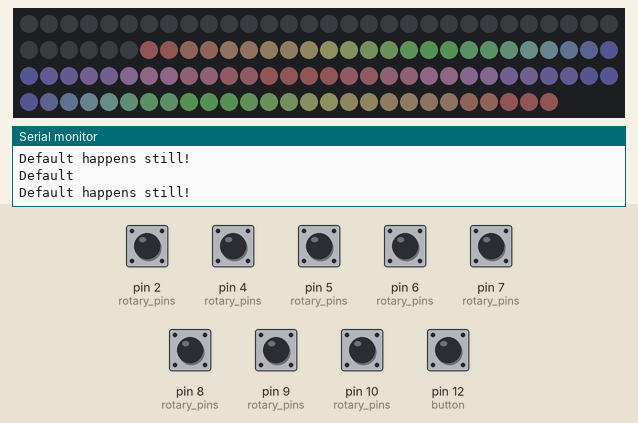
Bench run of a sketch on a simulated Arduino Uno, built with avr-gcc and run on an emulated ATmega328P. Shown: 117 RGB LEDs in strip order, left to right, continuing on the next row, the last lines printed to the serial monitor. The test bench sets the inputs (shaded band); at power-on: pin 2 (rotary_pins), pin 4 (rotary_pins), pin 5 (rotary_pins), pin 6 (rotary_pins), pin 7 (rotary_pins), pin 8 (rotary_pins), pin 9 (rotary_pins), pin 10 (rotary_pins), pin 12 (button) HIGH. Dim RGB values are drawn brighter than linear; random numbers use the default seed unless the sketch sets one.

Above: at 1.2 s.
1.3 s: pin 2 (rotary_pins) pulled LOW for 0.15 s
2.0 s: pin 4 (rotary_pins) pulled LOW for 0.15 s
2.7 s: pin 5 (rotary_pins) pulled LOW for 0.15 s
At 3.17 s:
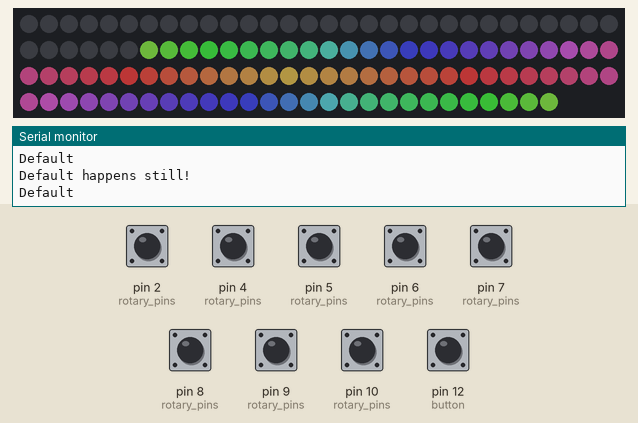
3.4 s: pin 7 (rotary_pins) pulled LOW for 0.15 s
4.1 s: pin 12 (button) pulled LOW for 0.15 s
At 4.42 s:
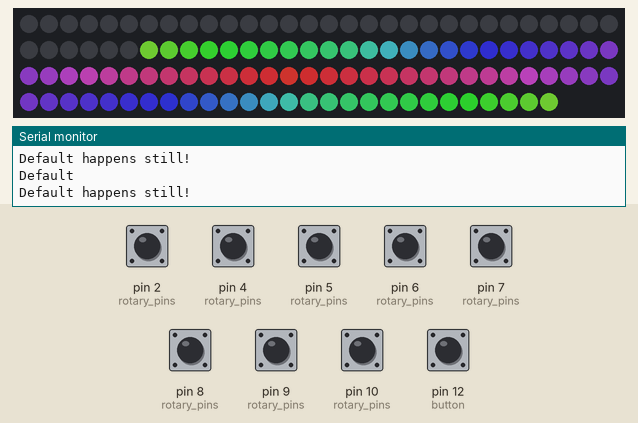
4.8 s: pin 8 (rotary_pins) pulled LOW for 0.15 s
At 4.99 s:
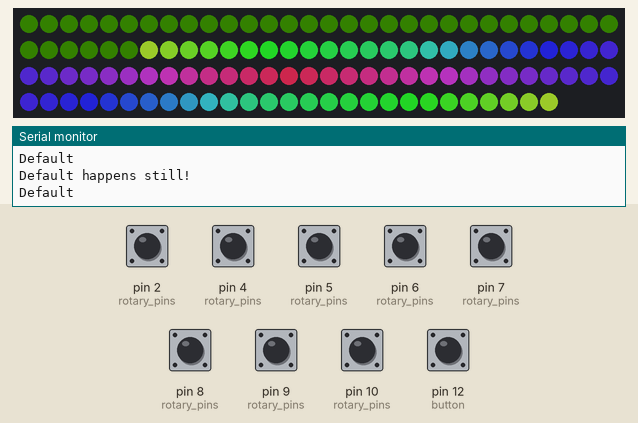
At 5.63 s:
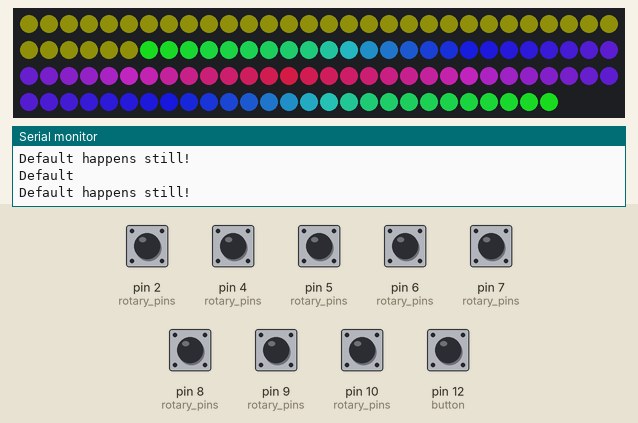
Timing chart, 0 to 7.8 s (numbered marks = the images above; inputs shaded):
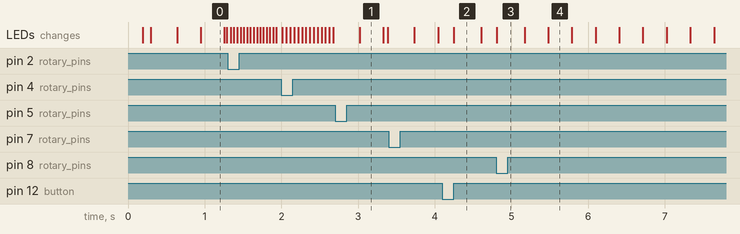

The sketch:

na_escade_light.ino
```cpp
#include <FastLED.h>
#include "buttons.h"
#include "rotaryswitch.h"
#include "easer.h"

// How many leds in your strip?
#define NUM_LEDS 117
#define DATA_PIN 3

Button button = Button(12);
// Pins         Mode  1  2  3  4  5  6  7  8
int rotary_pins[8] = {8, 7, 6, 5, 4, 2, 9, 10};
RotarySwitch rotary = RotarySwitch(rotary_pins);
enum ColorMode {
  static_colors,
  animate_hue,
  moving_stripes,
  blinking,
  flashing,
};

uint8_t on_air = 0;

float on_air_variation, on_air_variation_goal = 0;
float on_air_hue, on_air_hue_goal = 0;
float on_air_hue_increment, on_air_hue_increment_goal = 0;
uint8_t on_air_sat, on_air_sat_goal = 255;
uint8_t on_air_brightness, on_air_brightness_goal = 0;
ColorMode on_air_color_mode = ColorMode::static_colors;
Easer on_air_hue_easer, on_air_hue_increment_easer, on_air_sat_easer, on_air_brightness_easer, on_air_variation_easer;

float color_variation = 1020;
float color_variation_goal = color_variation;
float color_hue, color_hue_goal = 0;
float color_hue_increment, color_hue_increment_goal = 1;
uint8_t color_sat, color_sat_goal = 255;
uint8_t color_brightness = 0;
uint8_t color_brightness_goal = 255;
ColorMode color_color_mode = ColorMode::animate_hue;
Easer color_hue_easer, color_hue_increment_easer, color_sat_easer, color_brightness_easer, color_variation_easer;

// Define the array of leds
CRGB leds[NUM_LEDS];

int span, j;
float x;


void toggle_on_air() {
  Serial.print("Toggle ");
  Serial.print(on_air);
  Serial.print(" -> ");
  if (on_air == 0) { on_air = 1; on_air_brightness_goal = 255; }
  else { on_air = 0; on_air_brightness_goal = 0; }
  Serial.println(on_air);
}

void mode1() {
  Serial.println("mode 1: Pink");
  color_hue_goal = 240;
  color_hue = color_hue_goal;
  color_variation_goal = 0;
  color_brightness_goal = 255;
  color_sat_goal = 255;
  color_hue_increment_goal = 0;
  color_hue_increment = 0;
  color_color_mode = ColorMode::static_colors;

  on_air_hue_goal = 0;
  on_air_variation_goal = 0;
  on_air_brightness_goal = 255 * on_air;
  on_air_sat_goal = 255;
  on_air_hue_increment_goal = 0;
  on_air_hue_increment = 0;
  on_air_color_mode = ColorMode::static_colors;
}
void mode2() {
  Serial.println("mode 2: Sierra Gradient with Pink");
  color_hue_goal = 20;
  color_hue = color_hue_goal;
  color_variation_goal = 100;
  color_brightness_goal = 255;
  color_sat_goal = 255;
  color_hue_increment_goal = 0;
  color_hue_increment = 0;
  color_color_mode = ColorMode::static_colors;

  on_air_hue_goal = 240;
  on_air_variation_goal = 0;
  on_air_brightness_goal = 255 * on_air;
  on_air_sat_goal = 255;
  on_air_hue_increment_goal = 0;
  on_air_hue_increment = 0;
  on_air_color_mode = ColorMode::static_colors;
}
void mode3() {
  Serial.println("mode 3: Total Pink");
  color_hue_goal = 240;
  color_hue = color_hue_goal;
  color_variation_goal = 0;
  color_brightness_goal = 255;
  color_sat_goal = 255;
  color_hue_increment_goal = 0;
  color_hue_increment = 0;
  color_color_mode = ColorMode::static_colors;

  on_air_hue_goal = 240;
  on_air_variation_goal = 0;
  on_air_brightness_goal = 255 * on_air;
  on_air_sat_goal = 255;
  on_air_hue_increment_goal = 0;
  on_air_hue_increment = 0;
  on_air_color_mode = ColorMode::static_colors;
}
void mode4() {
  Serial.println("mode 4: White");
  color_hue_goal = 240;
  color_hue = color_hue_goal;
  color_variation_goal = 0;
  color_brightness_goal = 255;
  color_sat_goal = 0;
  color_hue_increment_goal = 0;
  color_hue_increment = 0;
  color_color_mode = ColorMode::static_colors;

  on_air_hue_goal = 0;
  on_air_variation_goal = 0;
  on_air_brightness_goal = 255 * on_air;
  on_air_sat_goal = 255;
  on_air_hue_increment_goal = 0;
  on_air_hue_increment = 0;
  on_air_color_mode = ColorMode::static_colors;
}
void mode5() {
  Serial.println("mode 5: Wave");
  color_hue_goal = 240;
  color_hue = color_hue_goal;
  color_variation_goal = 10;
  color_brightness_goal = 255;
  color_sat_goal = 255;
  color_hue_increment_goal = 0.05;
  color_hue_increment = 0;
  color_color_mode = ColorMode::moving_stripes;

  on_air_hue_goal = 0;
  on_air_variation_goal = 0;
  on_air_brightness_goal = 255 * on_air;
  on_air_sat_goal = 255;
  on_air_hue_increment_goal = 0;
  on_air_hue_increment = 0;
  on_air_color_mode = ColorMode::blinking;
}
void mode6() {
  Serial.println("mode 6: flashing");
  color_hue_goal = 240;
  color_hue = color_hue_goal;
  color_variation_goal = 10;
  color_brightness_goal = 255;
  color_sat_goal = 255;
  color_hue_increment_goal = 0.05;
  color_hue_increment = 0;
  color_color_mode = ColorMode::flashing;

  on_air_hue_goal = 0;
  on_air_variation_goal = 0;
  on_air_brightness_goal = 255 * on_air;
  on_air_sat_goal = 255;
  on_air_hue_increment_goal = 0;
  on_air_hue_increment = 0;
  on_air_color_mode = ColorMode::blinking;
}
void mode7() {
  Serial.println("mode 7: Rainbow + RED");
  color_hue_goal = 0;
  color_hue = int(color_hue)%255;
  color_variation_goal = 720;
  color_brightness_goal = 255;
  color_sat_goal = 255;
  color_hue_increment_goal = 1;
  color_color_mode = ColorMode::animate_hue;

  on_air_hue_goal = 0;
  on_air_variation_goal = 0;
  on_air_brightness_goal = 255 * on_air;
  on_air_sat_goal = 255;
  on_air_hue_increment_goal = 0;
  on_air_color_mode = ColorMode::static_colors;
}

void mode8() {
  Serial.println("mode 8: Slow Wide Rainbow");
  color_hue_goal = 0;
  color_hue = int(color_hue)%255;
  color_variation_goal = 120;
  color_brightness_goal = 255;
  color_sat_goal = 255;
  color_hue_increment_goal = -0.1;
  color_color_mode = ColorMode::animate_hue;

  on_air_hue_goal = 0;
  on_air_variation_goal = 120;
  on_air_brightness_goal = 255 * on_air;
  on_air_sat_goal = 255;
  on_air_hue_increment_goal = -0.1;
  on_air_color_mode = ColorMode::animate_hue;
}

void setup() {
  Serial.begin(9600);
    FastLED.addLeds<WS2812B, DATA_PIN, GRB>(leds, NUM_LEDS);  // GRB ordering is typical
    button.init();
    button.onPress(&toggle_on_air);
    rotary.init();
    rotary.onMode1(&mode1);
    rotary.onMode2(&mode2);
    rotary.onMode3(&mode3);
    rotary.onMode4(&mode4);
    rotary.onMode5(&mode5);
    rotary.onMode6(&mode6);
    rotary.onMode7(&mode7);
    rotary.onMode8(&mode8);
    Serial.println("Start");

    pinMode(2, INPUT_PULLUP);
    pinMode(4, INPUT_PULLUP);
    pinMode(5, INPUT_PULLUP);
    pinMode(6, INPUT_PULLUP);
    pinMode(7, INPUT_PULLUP);
    pinMode(8, INPUT_PULLUP);
    pinMode(9, INPUT_PULLUP);
    pinMode(10, INPUT_PULLUP);
    pinMode(11, INPUT_PULLUP);

    on_air_hue_easer.setFactor(0.01);
    on_air_hue_increment_easer.setFactor(0.01);
    on_air_sat_easer.setFactor(0.01);
    on_air_brightness_easer.setFactor(0.01);
    on_air_variation_easer.setFactor(0.01);

    color_hue_easer.setFactor(0.01);
    color_hue_increment_easer.setFactor(0.01);
    color_sat_easer.setFactor(0.01);
    color_brightness_easer.setFactor(0.01);
    color_variation_easer.setFactor(0.01);
}

void loop() {
  button.read();
  rotary.read();
  on_air_hue_increment = on_air_hue_increment_easer.Process(on_air_hue_increment_goal);
  on_air_sat = on_air_sat_easer.Process(on_air_sat_goal);
  on_air_brightness = on_air_brightness_easer.Process(on_air_brightness_goal);
  on_air_variation = on_air_variation_easer.Process(on_air_variation_goal);

  color_hue_increment = color_hue_increment_easer.Process(color_hue_increment_goal);
  color_sat = color_sat_easer.Process(color_sat_goal);
  color_brightness = color_brightness_easer.Process(color_brightness_goal);
  color_variation = color_variation_easer.Process(color_variation_goal);

  // Turn the LED on, then pause
  if (color_color_mode == ColorMode::animate_hue) {
    color_hue_goal += color_hue_increment;
  }
  color_hue = color_hue_easer.Process(color_hue_goal);

  if (on_air_color_mode == ColorMode::animate_hue) {
    on_air_hue_goal += on_air_hue_increment;
  }
  on_air_hue = on_air_hue_easer.Process(on_air_hue_goal);
  // Serial.print(color_hue);
  // Serial.print(" (Goal: ");
  // Serial.print(color_hue_goal);
  // Serial.println(")");

  // Serial.println();

  // ON AIR LEDS (bottom row)
  switch (on_air_color_mode) {
    case ColorMode::blinking:
      {
        Serial.println("Blinking");
        int brightness = int(on_air_brightness * min(1.0f, max(0.0f, 2*sin(millis()/500.0f))));
        span = 18;
        j = 0;
        for (uint8_t i=0; i<18; i++) {
          x = (1.0f/span) * j;
          j++;
          leds[i] = CHSV(int(x*on_air_variation + int(on_air_hue))%255, on_air_sat, brightness);
        }
        // ON AIR LEDS (top row)
        span = 18;
        j = 0;
        for (uint8_t i=35; i>=18; i--) {
          x = (1.0f/span) * j;
          j++;
          leds[i] = CHSV(int(x*on_air_variation + int(on_air_hue))%255, on_air_sat, brightness);
        }
      }
      break;
    default:
      {
        Serial.println("Default");
        span = 18;
        j = 0;
        for (uint8_t i=0; i<18; i++) {
          x = (1.0f/span) * j;
          j++;
          leds[i] = CHSV(int(x*on_air_variation + int(on_air_hue))%255, on_air_sat, on_air_brightness);
        }
        // ON AIR LEDS (top row)
        span = 18;
        j = 0;
        for (uint8_t i=35; i>=18; i--) {
          x = (1.0f/span) * j;
          j++;
          leds[i] = CHSV(int(x*on_air_variation + int(on_air_hue))%255, on_air_sat, on_air_brightness);
        }
      }
      break;
  }

  switch (color_color_mode) {
      case ColorMode::flashing:
      {
        // int brightness = int(color_brightness * abs(sin(millis()/2000.0f)));
        // Serial.println(brightness);
        // Rest of the Leds Left to Right (bottom row)
        float wave = 500.0f + sin( millis()/4000.0f) * 1000.0f;
        span = 73-36;
        j = 0;
        for (uint8_t i=36; i<73; i++) {
          x = (1.0f/span) * j;
          j++;
          int brightness = 0;
          if (random(1500) > wave) {
            brightness =  int(color_brightness * max(0.0f, sin(wave + x*4 - millis()/1000.0f)));
          }
          leds[i] = CHSV(int(x*color_variation + int(color_hue) + wave * -0.1f)%255, color_sat, brightness);
        }
        // Rest of the Leds Left to Right (top row)
        span = NUM_LEDS-1-73;
        j = 0;
        for (uint8_t i=NUM_LEDS-1; i>=73; i--) {
          x = (1.0f/span) * j;
          j++;
          int brightness = 0;
          if (random(1000) > wave) {
            brightness =  int(color_brightness * max(0.0f, sin(wave + x*4 - millis()/1000.0f)));
          }
          leds[i] = CHSV(int(x*color_variation + int(color_hue) + wave * -.1f)%255, color_sat, brightness);
        }
      }
      break;
     case ColorMode::moving_stripes:
      {
        // int brightness = int(color_brightness * abs(sin(millis()/2000.0f)));
        // Serial.println(brightness);
        // Rest of the Leds Left to Right (bottom row)
        float wave = 2.5f + sin( millis()/4000.0f) * 5.0f;
        span = 73-36;
        j = 0;
        for (uint8_t i=36; i<73; i++) {
          x = (1.0f/span) * j;
          j++;
          int brightness = int(color_brightness * max(0.0f, sin(wave + x*40 - millis()/1000.0f)));
          leds[i] = CHSV(int(x*color_variation + int(color_hue) + wave * -5.0f)%255, color_sat, brightness);
        }
        // Rest of the Leds Left to Right (top row)
        span = NUM_LEDS-1-73;
        j = 0;
        for (uint8_t i=NUM_LEDS-1; i>=73; i--) {
          x = (1.0f/span) * j;
          j++;
          int brightness = int(color_brightness * max(0.0f, sin(wave + x*40 - millis()/1000.0f)));
          leds[i] = CHSV(int(x*color_variation + int(color_hue) + wave * -5.0f)%255, color_sat, brightness);
        }
      }
      break;
    default:
      {
        Serial.println("Default happens still!");
        // Rest of the Leds Left to Right (bottom row)
        span = 73-36;
        j = 0;
        for (uint8_t i=36; i<73; i++) {
          x = (1.0f/span) * j;
          j++;
          leds[i] = CHSV(int(x*color_variation + int(color_hue))%255, color_sat, color_brightness);
        }
        // Rest of the Leds Left to Right (top row)
        span = NUM_LEDS-1-73;
        j = 0;
        for (uint8_t i=NUM_LEDS-1; i>=73; i--) {
          x = (1.0f/span) * j;
          j++;
          leds[i] = CHSV(int(x*color_variation + int(color_hue))%255, color_sat, color_brightness);
        }
      }
      break;
  }
  FastLED.show();
  delay(10);
  // Now turn the LED off, then pause
  // leds[0] = CRGB::Black;
  // leds[1] = CRGB::Black;
  // leds[2] = CRGB::Black;
  // FastLED.show();
  // delay(10);
}
```

buttons.h
```cpp
#ifndef Buttons_h
#define Buttons_h

#include "Arduino.h"

#define DURATION_SHORT_PRESS 800
#define DURATION_VERY_LONG_PRESS 2000


typedef void (*ButtonCallback)(void);

class Button {
  int pin;
  bool has_been_pressed;
  unsigned long press_start;
  unsigned long release_start;
  ButtonCallback onPressFunction;
  ButtonCallback onHoldFunction;
  ButtonCallback onLongHoldFunction;
  ButtonCallback onVeryLongHoldFunction;
  ButtonCallback onLongPressFunction;
  ButtonCallback onVeryLongPressFunction;
  ButtonCallback onReleasedFunction;

  public:
    Button(int pin);
    void init();
    void read();
    unsigned long pressed_since();
    unsigned long released_since();

    void onPress(ButtonCallback f);
    void onHold(ButtonCallback f);
    void onLongHold(ButtonCallback f);
    void onVeryLongHold(ButtonCallback f);
    void onLongPress(ButtonCallback f);
    void onVeryLongPress(ButtonCallback f);
    void onReleased(ButtonCallback f);

    void reset();
};

Button::Button(int pin) {
  this->pin = pin;
}

void Button::init() {
  pinMode(this->pin, INPUT_PULLUP);
  this->has_been_pressed = false;
  this->press_start = 0;
  this->release_start = 0;
}

void Button::read() {
  int is_pressed = !digitalRead(this->pin);

  if (is_pressed && this->press_start == 0) {
    this->press_start = millis();
  }
  if (!is_pressed && this->has_been_pressed && this->release_start == 0) {
    this->release_start = millis();
  }

  unsigned long pressed_since = this->pressed_since();
  unsigned long released_since = this->released_since();

  if (is_pressed) {
    // Fire the callback function all the time while this is being pressed
    if (this->onHoldFunction) { this->onHoldFunction(); }

    if (this->pressed_since() > 1000 && this->pressed_since() <= 5000) {
      if (this->onLongHoldFunction) { this->onLongHoldFunction(); }
    }
    if (this->pressed_since() > 5000) {
      if (this->onVeryLongHoldFunction) { this->onVeryLongHoldFunction(); }
    }
    // Serial.print("Pressed since ");
    // Serial.println(pressed_since);
    if ( released_since > 100) {
      this->has_been_pressed = false;
    }
  } else {
    // Not pressed.
    if (!this->has_been_pressed) {
      if (pressed_since > 0 && pressed_since < DURATION_SHORT_PRESS) {
        if (this->onPressFunction) { this->onPressFunction(); }
        // Serial.print("Short Press (released after ");
        // Serial.print(pressed_since);
        // Serial.print(", released since ");
        // Serial.print(released_since);
      } else if (pressed_since > 0 &&  pressed_since < DURATION_VERY_LONG_PRESS) {
        if (this->onLongPressFunction) { this->onLongPressFunction(); }
        // Serial.print("Long Press (released after ");
        // Serial.print(pressed_since);
        // Serial.println(")");
      } else if (pressed_since > 0 && pressed_since >= DURATION_VERY_LONG_PRESS) {
        if (this->onVeryLongPressFunction) { this->onVeryLongPressFunction(); }
        // Serial.print("Very Long Press (released after ");
        // Serial.print(pressed_since);
        // Serial.println(")");
      }
      this->press_start = 0;
      this->has_been_pressed = true;
      this->release_start = millis();
      if (this->onReleasedFunction) { this->onReleasedFunction(); }
    }
  }
}

unsigned long Button::pressed_since() {
  if ( this->press_start == 0) {
    return 0;
  }
  return millis() - this->press_start;
}

unsigned long Button::released_since() {
  if ( this->release_start == 0) {
    return 0;
  }
  return millis() - this->release_start;
}

void Button::onPress(ButtonCallback f) {
  this->onPressFunction = f;
}

void Button::onHold(ButtonCallback f) {
  this->onHoldFunction = f;
}

void Button::onLongHold(ButtonCallback f) {
  this->onLongHoldFunction = f;
}

void Button::onVeryLongHold(ButtonCallback f) {
  this->onVeryLongHoldFunction = f;
}

void Button::onLongPress(ButtonCallback f) {
  this->onLongPressFunction = f;
}

void Button::onVeryLongPress(ButtonCallback f) {
  this->onVeryLongPressFunction = f;
}

void Button::onReleased(ButtonCallback f) {
  this->onReleasedFunction = f;
}

void Button::reset() {
  this->onPressFunction = NULL;
  this->onHoldFunction = NULL;
  this->onLongPressFunction = NULL;
  this->onVeryLongPressFunction = NULL;
}


#endif
```

easer.h
```cpp
#ifndef Easer_h
#define Easer_h

class Easer {
  float output = 0.0f;
  float delta = 0.0f;
  float easing = 0.1f;
  public:
    Easer();

    float Process(float input) {
      delta = input - output;
      output += delta * easing;
      return output;
    }

    void setFactor(float factor) {
      easing = min(max(0.00001f, factor), 1.0f);
    }
};

Easer::Easer() {

};

#endif
```

Source omitted: rotaryswitch.h (3969 bytes)
